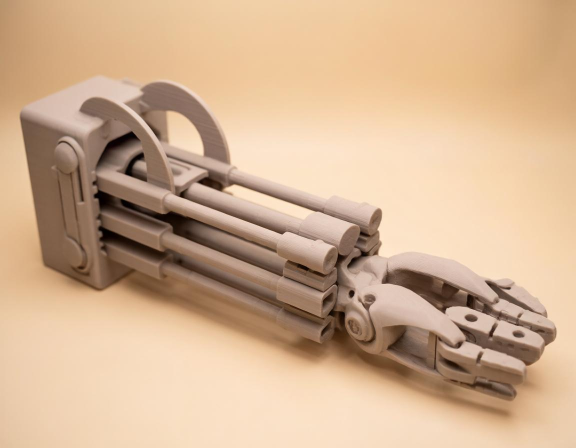
#> input picture inventors/text2cad/finger-mirror-input.png, 1152 x 896 px, found by its file name (shown at 1/2 size)
$ python check_countability.py ../../../../../inventors/text2cad/finger-mirror-input.png
#> lines starting #> are read from the running program, lines starting #| are printed output that depends on the picture; after the words box and inside, x2 and y2 are one past the last pixel; in counts of white or black regions, pixels touching at a corner belong together
### toys/arden-span-ridgeline-great-wall-path-puzzle/release/package/cadfits.py
#!/usr/bin/env python
"""FDM mating fits — one source of truth for assembled-part clearances.

A mating interface (tab/slot, lip/groove, peg/socket, pin/hole, lid/cavity) has
a male and a female half that **must** derive from one nominal dimension plus a
clearance, or they drift until the parts jam or fall apart. Size the two halves
independently and nothing in the toolchain notices: `validate`, `interfere`,
`check_fit` and `check_motion` all read a model that is internally consistent
and still wrong on the bed.

Derive the second half instead, and the drift becomes unrepresentable:

    import cadfits

    bore = SEAT_BORE_D                          # the female, owned by the seat
    stem = cadfits.peg_for(bore, "slip")        # the male, derived

That is the whole point. An assertion that merely restates the sizing formula
can be true by construction and prove nothing. A derivation cannot drift the
same way.

Per-side clearances assume a calibrated 0.4 mm-nozzle FDM printer. Tune once
here and every project that reads the table follows.

Importing it
------------
Every CLI launcher in `skills/cad/scripts/` puts its own directory on
`sys.path` before loading a generator, so a generator, a `*_lib.py`, or a
`measure/*.py` run through `scripts/gen` / `export` / `inspect` / `check_*`
can `import cadfits` with no path setup. `verify_project` also supplies its
materialized scripts directory when launching local audits. A script run directly
by the interpreter (`.venv/bin/python <project-dir>/measure/check_fit.py`) needs the
one insert those scripts already do for their project directory.

Deliberately NOT inside the vendored `cadgen` package: `cadgen` is installed
into `.venv` as a *copy* while the launchers prefer the vendored
`scripts/packages/cadgen/src`, so a module living there is read from two
different files depending on how the process started. This one has a single
home.

Self-check:

    .venv/bin/python "$CAD_SKILL_ROOT/scripts/cadfits.py"
"""

from __future__ import annotations

# Per-side clearance (mm) by fit class. Positive = gap; negative = interference.
# Ordered tight -> loose. ``press`` is a true interference: it seats with force
# or heat and does not come apart again by hand.
FIT_TABLE: dict[str, float] = {
    "press": -0.05,  # interference — won't fall out; needs force / heat to seat
    "snug": 0.10,    # light friction; hand-press, stays put without force
    "slip": 0.20,    # slides / seats freely by hand — default assembled fit
    "free": 0.40,    # loose, easy hand assembly; drops in with no fuss
}

DEFAULT_FIT = "slip"

# Hand-assembly band for an explicit per-side clearance. Outside it the mate is
# either an interference fit that needs force (below) or a rattling one (above),
# and both want to be a deliberate, named decision rather than a typo.
EXPLICIT_MIN = -0.20
EXPLICIT_MAX = 0.60


def mating_clearance(fit: str | float = DEFAULT_FIT) -> float:
    """Per-side FDM clearance (mm) for a fit.

    ``fit`` is normally a class name from :data:`FIT_TABLE` — that is the form
    to reach for in new work, because a name carries the intent ("this slides",
    "this is captive") where a float carries only a number.

    An explicit per-side clearance in millimetres is also accepted when a
    project has calibrated a value against a printed part. Both forms give the
    derivation one owner, which is the property that matters.
    """
    if isinstance(fit, str):
        try:
            return FIT_TABLE[fit]
        except KeyError:
            raise ValueError(
                f"unknown fit class {fit!r}; choose one of {sorted(FIT_TABLE)}, "
                "or pass an explicit per-side clearance in mm"
            ) from None
    if isinstance(fit, bool) or not isinstance(fit, (int, float)):
        raise TypeError(
            f"fit must be a class name or a per-side clearance in mm, got {fit!r}"
        )
    value = float(fit)
    if not EXPLICIT_MIN <= value <= EXPLICIT_MAX:
        raise ValueError(
            f"explicit clearance {value} mm is outside the hand-assembly band "
            f"{EXPLICIT_MIN}..{EXPLICIT_MAX} mm; if that is intended, say so in "
            "the project spec and widen this band deliberately"
        )
    return value


def slot_for(tab: float, fit: str | float = DEFAULT_FIT) -> float:
    """Female opening for a male of size ``tab`` — ``tab + 2·clearance``.

    Build the male at ``tab`` and the female at ``slot_for(tab, fit)`` so the
    two halves are always one edit apart and cannot drift.

    >>> slot_for(4.0, "slip")
    4.4
    """
    if tab <= 0:
        raise ValueError(f"tab must be > 0, got {tab}")
    return tab + 2 * mating_clearance(fit)


# [18 lines left out: function peg_for, not called in this run]


# Print-in-place gap (mm) — the gap to leave on a mating FACE for two parts
# printed together in ONE job and never separated. This is the gap per face, not
# a per-side value to double. It is looser than the assembled FIT_TABLE above
# because simultaneously-printed faces must survive bridge sag, stringing, and
# first-layer squish that hand-assembled parts avoid. Calibrated to a 0.4 mm
# nozzle / 0.2 mm layer.
PIP_FIT_TABLE: dict[str, float] = {
    "tight": 0.20,    # pin-in-barrel hinge sweet spot — minimal wobble
    "sliding": 0.30,  # default: a captive slider / drawer that moves freely
    "loose": 0.40,    # generous — large faces, tall Z spans, extra safety margin
}

PIP_DEFAULT_FIT = "sliding"

# Filaments that ooze/string more than PLA need a touch more gap to stay free.
_PIP_OOZE_BUMP = {"PETG", "ABS", "ASA", "PETG-CF"}


# [115 lines left out: functions print_in_place_gap, _self_check, not called in this run]


# [2 lines that do not run on import are left out]

### toys/mara-masque-rainward-v05/make/verification/reports/check_countability.py
"""Count the lanes and the four banks in the neutral single-material top view.

The set has to survive being printed in one filament colour, so lane count,
lane boundaries and the four groups of six must read from geometry alone. Each
boundary shows in a top view as a pair of dark edges -- the two tile sides
facing into the recess -- and the distance between that pair is the width of
the exposed body between the tiles. This samples the neutral render around
several rings, groups the dark edges into boundaries, counts them, measures
each width and checks that exactly four are the wide bank boundaries and that
they sit at 24/1, 6/7, 12/13 and 18/19.
Usage: `check_countability.py <neutral-top.png>`.
"""
import json
import sys
from math import atan2, cos, degrees, pi, sin

import os
import pathlib
import sys

_PROJECT = pathlib.Path(__file__).resolve().parent.parent
sys.path.insert(0, str(_PROJECT))
os.chdir(_PROJECT)

import numpy as np
from PIL import Image

import params as P

LUMA = np.array([0.2126, 0.7152, 0.0722])
SAMPLE_RADII_MM = (45.0, 60.0, 75.0)
SAMPLES = 14400
PAIR_WINDOW_DEG = 4.0        # two edges this close are one boundary
MIN_EDGE_ARC_MM = 0.10       # ignore marks smaller than this
MIN_BOUNDARY_MM = 0.70       # a real boundary is at least this wide; a counter
                             # edge crossing the ring is a fraction of it


# [26 lines left out: functions _ring, _dark_runs, not called in this run]


def _angle_of(run):
    return degrees(atan2(sum(sin(2 * pi * i / SAMPLES) for i in run),
                         sum(cos(2 * pi * i / SAMPLES) for i in run))) % 360.0


# [39 lines left out: function _ring_boundaries, not called in this run]


def audit(path):
    image = Image.open(path).convert("RGB")
#> image is the input picture: PIL image 1152x896 RGB; mean R, G, B 208.5, 176.1, 145.4
    grey = (np.asarray(image).astype(np.float64) / 255.0) @ LUMA
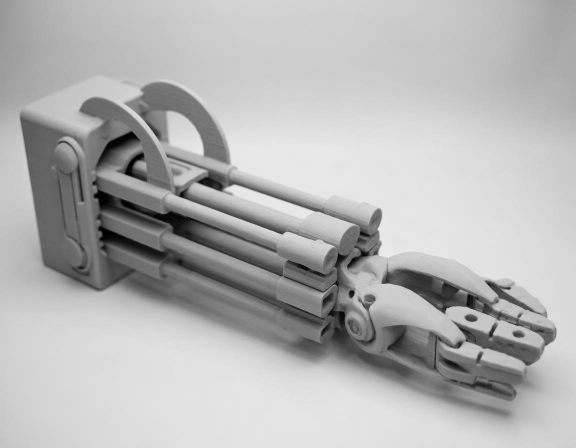
#> grey: shape (896, 1152) float64 (shown at 1/2 size); min 0, max 0.945, mean 0.709
    border = float(np.median(np.concatenate([grey[0], grey[-1]])))
#> border = 0.826
    mask = np.abs(grey - border) > 0.02
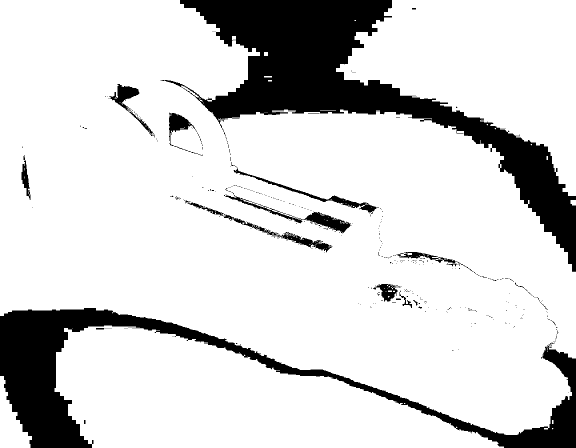
#> mask: shape (896, 1152) bool (shown at 1/2 size); 83.7% white; 407 black regions (383 under 20 px), largest, box (x1, y1, x2, y2) and area: (321, 0, 1152, 544) 95288, (0, 616, 1152, 896) 59268, (374, 405, 665, 504) 2196
    columns = np.where(mask.any(axis=0))[0]
#> columns = 1152 values from 0 to 1151
    rows = np.where(mask.any(axis=1))[0]
#> rows = 896 values from 0 to 895
    span = max(columns[-1] - columns[0], rows[-1] - rows[0])
#> span = 1151
#> (the run stopped early here; a loop or call above may not have finished)
